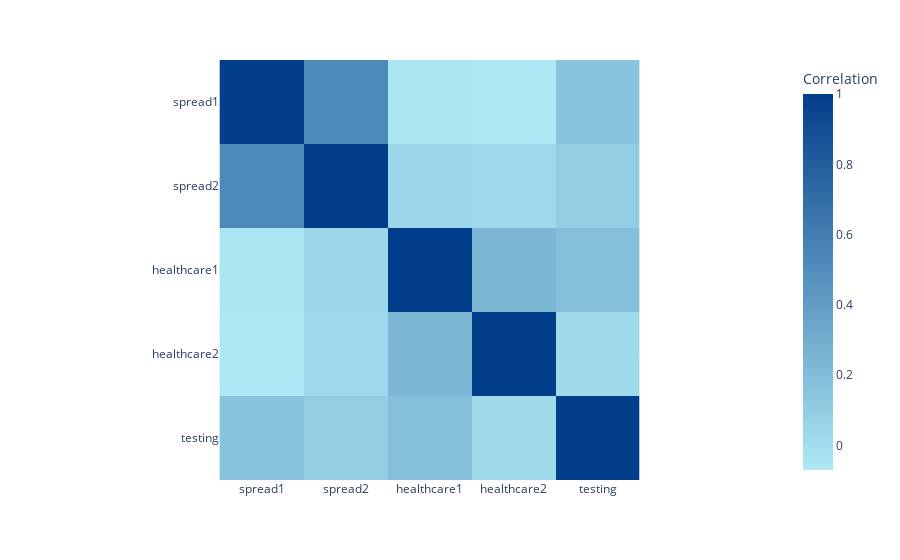

Here is the notebook cell this chart was saved with:
### Code cell
# Correlation Matrix
print(numeric_data.corr())

# # Heatmap of the Correlation Matrix
# f = plt.figure(figsize=(8, 8))
# sb.heatmap(numeric_data.corr(), vmin = -1, vmax = 1, linewidths = 1,
#            annot = True, fmt = ".2f", annot_kws = {"size": 18}, cmap = "RdBu")

fig = px.imshow(numeric_data.corr(), labels=dict(color="Correlation"), color_continuous_scale=["#ade8f4", "#023e8a"])
fig.show()

### Figure 1 — Plotly figure (JSON) as saved in the notebook; plotly's stock layout.template omitted (floating-point values rounded to 4 significant figures)
{"data": [{"coloraxis": "coloraxis", "hovertemplate": "x: %{x}<br>y: %{y}<br>Correlation: %{z}<extra></extra>", "name": "0", "type": "heatmap", "x": ["spread1", "spread2", "healthcare1", "healthcare2", "testing"], "xaxis": "x", "y": ["spread1", "spread2", "healthcare1", "healthcare2", "testing"], "yaxis": "y", "z": [[1, 0.5305, -0.0602, -0.06964, 0.1576], [0.5305, 1, 0.0408, 0.0274, 0.09855], [-0.0602, 0.0408, 1, 0.2394, 0.1813], [-0.06964, 0.0274, 0.2394, 1, 0.01654], [0.1576, 0.09855, 0.1813, 0.01654, 1]]}], "layout": {"coloraxis": {"colorbar": {"title": {"text": "Correlation"}}, "colorscale": [[0, "#ade8f4"], [1, "#023e8a"]]}, "margin": {"t": 60}, "xaxis": {"anchor": "y", "constrain": "domain", "domain": [0, 1], "scaleanchor": "y"}, "yaxis": {"anchor": "x", "autorange": "reversed", "constrain": "domain", "domain": [0, 1]}}}
